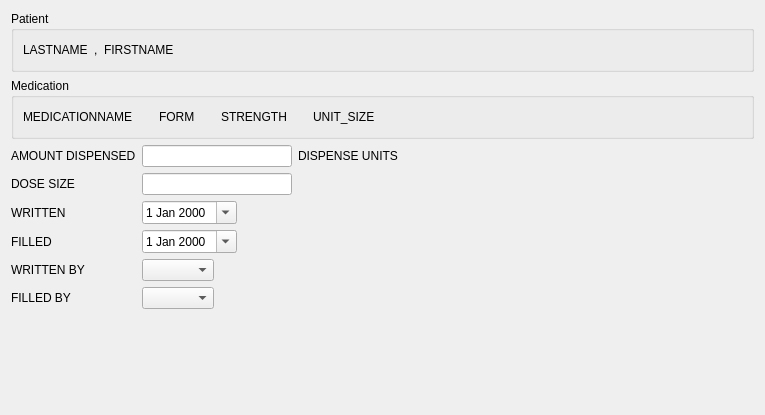
<?xml version="1.0" encoding="UTF-8"?>
<ui version="4.0">
 <class>APW_Page01</class>
 <widget class="QWizardPage" name="APW_Page01">
  <property name="geometry">
   <rect>
    <x>0</x>
    <y>0</y>
    <width>765</width>
    <height>415</height>
   </rect>
  </property>
  <property name="windowTitle">
   <string>WizardPage</string>
  </property>
  <layout class="QVBoxLayout" name="verticalLayout">
   <item>
    <widget class="QGroupBox" name="groupBox_2">
     <property name="title">
      <string>Patient</string>
     </property>
     <layout class="QHBoxLayout" name="horizontalLayout_7">
      <item>
       <widget class="QLabel" name="lastLabel">
        <property name="text">
         <string>LASTNAME</string>
        </property>
       </widget>
      </item>
      <item>
       <widget class="QLabel" name="label_10">
        <property name="text">
         <string>,</string>
        </property>
       </widget>
      </item>
      <item>
       <widget class="QLabel" name="firstLabel">
        <property name="text">
         <string>FIRSTNAME</string>
        </property>
       </widget>
      </item>
      <item>
       <spacer name="horizontalSpacer_12">
        <property name="orientation">
         <enum>Qt::Horizontal</enum>
        </property>
        <property name="sizeHint" stdset="0">
         <size>
          <width>40</width>
          <height>20</height>
         </size>
        </property>
       </spacer>
      </item>
     </layout>
    </widget>
   </item>
   <item>
    <widget class="QGroupBox" name="groupBox_3">
     <property name="title">
      <string>Medication</string>
     </property>
     <layout class="QHBoxLayout" name="horizontalLayout_8">
      <item>
       <widget class="QLabel" name="medicationLabel">
        <property name="text">
         <string>MEDICATIONNAME</string>
        </property>
       </widget>
      </item>
      <item>
       <spacer name="horizontalSpacer_8">
        <property name="orientation">
         <enum>Qt::Horizontal</enum>
        </property>
        <property name="sizeType">
         <enum>QSizePolicy::Fixed</enum>
        </property>
        <property name="sizeHint" stdset="0">
         <size>
          <width>20</width>
          <height>20</height>
         </size>
        </property>
       </spacer>
      </item>
      <item>
       <widget class="QLabel" name="formLabel">
        <property name="text">
         <string>FORM</string>
        </property>
       </widget>
      </item>
      <item>
       <spacer name="horizontalSpacer_9">
        <property name="orientation">
         <enum>Qt::Horizontal</enum>
        </property>
        <property name="sizeType">
         <enum>QSizePolicy::Fixed</enum>
        </property>
        <property name="sizeHint" stdset="0">
         <size>
          <width>20</width>
          <height>20</height>
         </size>
        </property>
       </spacer>
      </item>
      <item>
       <widget class="QLabel" name="strengthLabel">
        <property name="text">
         <string>STRENGTH</string>
        </property>
       </widget>
      </item>
      <item>
       <spacer name="horizontalSpacer_10">
        <property name="orientation">
         <enum>Qt::Horizontal</enum>
        </property>
        <property name="sizeType">
         <enum>QSizePolicy::Fixed</enum>
        </property>
        <property name="sizeHint" stdset="0">
         <size>
          <width>20</width>
          <height>20</height>
         </size>
        </property>
       </spacer>
      </item>
      <item>
       <widget class="QLabel" name="unitSizeLabel">
        <property name="text">
         <string>UNIT_SIZE</string>
        </property>
       </widget>
      </item>
      <item>
       <spacer name="horizontalSpacer_3">
        <property name="orientation">
         <enum>Qt::Horizontal</enum>
        </property>
        <property name="sizeHint" stdset="0">
         <size>
          <width>40</width>
          <height>20</height>
         </size>
        </property>
       </spacer>
      </item>
     </layout>
    </widget>
   </item>
   <item>
    <layout class="QFormLayout" name="formLayout">
     <property name="fieldGrowthPolicy">
      <enum>QFormLayout::AllNonFixedFieldsGrow</enum>
     </property>
     <item row="0" column="0">
      <widget class="QLabel" name="amountLabel_2">
       <property name="text">
        <string>AMOUNT DISPENSED</string>
       </property>
      </widget>
     </item>
     <item row="0" column="1">
      <layout class="QHBoxLayout" name="horizontalLayout_4">
       <item>
        <widget class="QLineEdit" name="amountField">
         <property name="minimumSize">
          <size>
           <width>150</width>
           <height>0</height>
          </size>
         </property>
         <property name="maximumSize">
          <size>
           <width>150</width>
           <height>16777215</height>
          </size>
         </property>
         <property name="maxLength">
          <number>10</number>
         </property>
        </widget>
       </item>
       <item>
        <widget class="QLabel" name="dispenseUnitsLabel">
         <property name="text">
          <string>DISPENSE UNITS</string>
         </property>
        </widget>
       </item>
       <item>
        <spacer name="horizontalSpacer_5">
         <property name="orientation">
          <enum>Qt::Horizontal</enum>
         </property>
         <property name="sizeHint" stdset="0">
          <size>
           <width>40</width>
           <height>20</height>
          </size>
         </property>
        </spacer>
       </item>
      </layout>
     </item>
     <item row="1" column="0">
      <widget class="QLabel" name="doseLabel">
       <property name="text">
        <string>DOSE SIZE</string>
       </property>
      </widget>
     </item>
     <item row="1" column="1">
      <layout class="QHBoxLayout" name="horizontalLayout_3">
       <item>
        <widget class="QLineEdit" name="doseField">
         <property name="minimumSize">
          <size>
           <width>150</width>
           <height>0</height>
          </size>
         </property>
         <property name="maximumSize">
          <size>
           <width>150</width>
           <height>16777215</height>
          </size>
         </property>
         <property name="maxLength">
          <number>64</number>
         </property>
        </widget>
       </item>
       <item>
        <spacer name="horizontalSpacer_4">
         <property name="orientation">
          <enum>Qt::Horizontal</enum>
         </property>
         <property name="sizeHint" stdset="0">
          <size>
           <width>40</width>
           <height>20</height>
          </size>
         </property>
        </spacer>
       </item>
      </layout>
     </item>
     <item row="2" column="0">
      <widget class="QLabel" name="writtenLabel">
       <property name="text">
        <string>WRITTEN</string>
       </property>
      </widget>
     </item>
     <item row="2" column="1">
      <layout class="QHBoxLayout" name="horizontalLayout_5">
       <item>
        <widget class="QDateEdit" name="writtenField">
         <property name="calendarPopup">
          <bool>true</bool>
         </property>
        </widget>
       </item>
       <item>
        <spacer name="horizontalSpacer_6">
         <property name="orientation">
          <enum>Qt::Horizontal</enum>
         </property>
         <property name="sizeHint" stdset="0">
          <size>
           <width>40</width>
           <height>20</height>
          </size>
         </property>
        </spacer>
       </item>
      </layout>
     </item>
     <item row="3" column="0">
      <widget class="QLabel" name="filledLabel">
       <property name="text">
        <string>FILLED</string>
       </property>
      </widget>
     </item>
     <item row="3" column="1">
      <layout class="QHBoxLayout" name="horizontalLayout_6">
       <item>
        <widget class="QDateEdit" name="filledField">
         <property name="calendarPopup">
          <bool>true</bool>
         </property>
        </widget>
       </item>
       <item>
        <spacer name="horizontalSpacer_7">
         <property name="orientation">
          <enum>Qt::Horizontal</enum>
         </property>
         <property name="sizeHint" stdset="0">
          <size>
           <width>40</width>
           <height>20</height>
          </size>
         </property>
        </spacer>
       </item>
      </layout>
     </item>
     <item row="4" column="0">
      <widget class="QLabel" name="writtenByLabel">
       <property name="text">
        <string>WRITTEN BY</string>
       </property>
      </widget>
     </item>
     <item row="4" column="1">
      <layout class="QHBoxLayout" name="horizontalLayout">
       <item>
        <widget class="QComboBox" name="writtenByField"/>
       </item>
       <item>
        <spacer name="horizontalSpacer">
         <property name="orientation">
          <enum>Qt::Horizontal</enum>
         </property>
         <property name="sizeHint" stdset="0">
          <size>
           <width>40</width>
           <height>20</height>
          </size>
         </property>
        </spacer>
       </item>
      </layout>
     </item>
     <item row="5" column="0">
      <widget class="QLabel" name="filledByLabel">
       <property name="text">
        <string>FILLED BY</string>
       </property>
      </widget>
     </item>
     <item row="5" column="1">
      <layout class="QHBoxLayout" name="horizontalLayout_2">
       <item>
        <widget class="QComboBox" name="filledByField"/>
       </item>
       <item>
        <spacer name="horizontalSpacer_2">
         <property name="orientation">
          <enum>Qt::Horizontal</enum>
         </property>
         <property name="sizeHint" stdset="0">
          <size>
           <width>40</width>
           <height>20</height>
          </size>
         </property>
        </spacer>
       </item>
      </layout>
     </item>
    </layout>
   </item>
   <item>
    <spacer name="verticalSpacer">
     <property name="orientation">
      <enum>Qt::Vertical</enum>
     </property>
     <property name="sizeHint" stdset="0">
      <size>
       <width>20</width>
       <height>40</height>
      </size>
     </property>
    </spacer>
   </item>
  </layout>
 </widget>
 <tabstops>
  <tabstop>amountField</tabstop>
  <tabstop>doseField</tabstop>
  <tabstop>writtenField</tabstop>
  <tabstop>filledField</tabstop>
  <tabstop>writtenByField</tabstop>
  <tabstop>filledByField</tabstop>
 </tabstops>
 <resources/>
 <connections/>
</ui>
